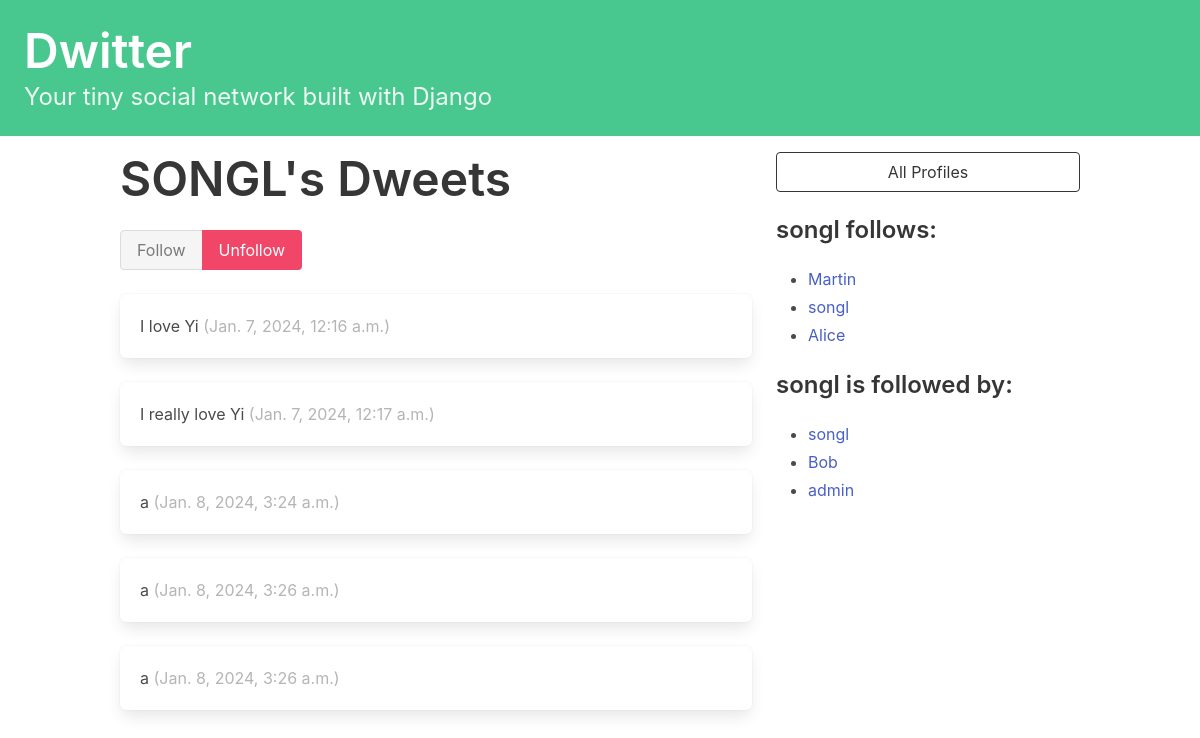
Screenshot of /profile/10 (signed in) with the database file from the repository.
### dwitter/models.py (models this page shows, shortened)
class Profile(models.Model):
    user = models.OneToOneField(User, on_delete=models.CASCADE)
    follows = models.ManyToManyField(
        "self",
        related_name="followed_by",
        symmetrical=False,
        blank=True
    )
    def __str__(self):
        return self.user.username

class Dweet(models.Model):
    user = models.ForeignKey(
        User, related_name="dweets", on_delete=models.DO_NOTHING
    )
    body = models.CharField(max_length=140)
    created_at = models.DateTimeField(auto_now_add=True)

### dwitter/views.py (the view, shortened to what this page needs)
# urls.py: path("profile/<int:pk>", profile, name="profile"),
def profile(request, pk):
    if not hasattr(request.user, 'profile'):
        missing_profile = Profile(user=request.user)
        missing_profile.save()
    profile = Profile.objects.get(pk=pk)
    return render(request, "dwitter/profile.html", {"profile": profile})

### dwitter/templates/dwitter/profile.html (shortened to what this page needs)
{% extends 'base.html' %}
{% block content %}
<div class="column">
    <div class="block">
        <h1 class="title is-1">
            {{profile.user.username|upper}}'s Dweets
        </h1>
        <form method="post">
                <div class="buttons has-addons">
                    {% if profile in user.profile.follows.all %}
                        <button class="button is-success is-static">Follow</button>
                        <button class="button is-danger" name="follow" value="unfollow">Unfollow</button>
                    {% else %}
                        <button class="button is-success" name="follow" value="follow">Follow</button>
                        <button class="button is-danger is-static">Unfollow</button>
                    {% endif %}
                </div>
        </form>
    </div>
    <div class="content">
        {% for dweet in profile.user.dweets.all %}
            <div class="box">
                {{ dweet.body }}
                <span class="is-small has-text-grey-light">
                    ({{ dweet.created_at }})
                </span>
            </div>
        {% endfor %}
    </div>
</div>
<div class="column is-one-third">
    <div class="block">
        <a href="{% url 'dwitter:profile_list' %}">
            <button class="button is-dark is-outlined is-fullwidth">
                All Profiles
            </button>
        </a>
    </div>
    <div class="block">
        <h3 class="title is-4">
            {{profile.user.username}} follows:
        </h3>
        <div class="content">
            <ul>
            {% for following in profile.follows.all %}
                <li>
                    <a href="{% url 'dwitter:profile' following.id %}">
                        {{ following }}
                    </a>
                </li>
            {% endfor %}
            </ul>
        </div>
    </div>
    <div class="block">
        <h3 class="title is-4">
            {{profile.user.username}} is followed by:
        </h3>
        <div class="content">
            <ul>
            {% for follower in profile.followed_by.all %}
                <li>
                    <a href="{% url 'dwitter:profile' follower.id %}">
                        {{ follower }}
                    </a>
                </li>
            {% endfor %}
            </ul>
        </div>
    </div>
</div>
{% endblock content %}

### rows the page displays
Profile: user.username "SONGL", user.username "songl"
Dweet: body "I love Yi", created_at "Jan. 7, 2024, 12:16 a.m."
Dweet: body "I really love Yi", created_at "Jan. 7, 2024, 12:17 a.m."
Dweet: body "a", created_at "Jan. 8, 2024, 3:24 a.m."
Dweet: body "a", created_at "Jan. 8, 2024, 3:26 a.m."
Dweet: body "a", created_at "Jan. 8, 2024, 3:26 a.m."
Profile: user.username "Martin"
Profile: user.username "Alice"
Profile: user.username "Bob"
Profile: user.username "admin"
